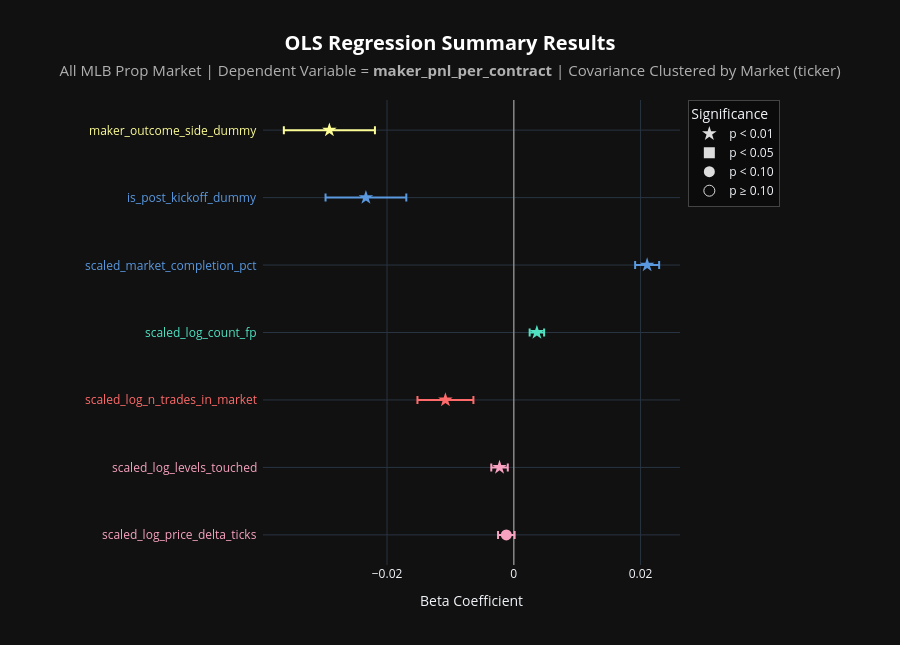

Notebook code for this chart:
### Code cell
# Regression Analysis: Maker PnL
# Note, hover for regression details

graph_regression(
    df           = kalshi_df,
    graph_title  = "All MLB",
    side         = 'maker',
    n_req_trades = 500,
    show_const   = False
)

### Figure 1 — Plotly figure (JSON) as saved in the notebook; plotly's stock layout.template omitted (floating-point values rounded to 4 significant figures)
{"data": [{"customdata": [[0.07632, 0.000666, -1.772, 0.03523, 0.0005606, -2.106, 1.188, -0.002486, 0.0001249]], "error_x": {"array": [0.001305], "color": "#F7A2C0", "type": "data", "visible": true}, "hovertemplate": "<b>Independent Variable:</b> %{y}<br><b>Beta:</b> %{x:.4f}<br><b>95% CI:</b> [%{customdata[7]:.4f}, %{customdata[8]:.4f}]<br><br><b>Clustered (by ticker):</b><br>p-value: %{customdata[0]:.4f}<br>Std Error: %{customdata[1]:.4f}<br>t-statistic: %{customdata[2]:.2f}<br><br><b>Naive (non-clustered):</b><br>p-value: %{customdata[3]:.4f}<br>Std Error: %{customdata[4]:.4f}<br>t-statistic: %{customdata[5]:.2f}<br><br><b>SE inflation (clustered / naive):</b> %{customdata[6]:.2f}x<extra></extra>", "marker": {"color": "#F7A2C0", "size": 11, "symbol": "circle"}, "mode": "markers", "showlegend": false, "type": "scatter", "x": [-0.00118], "y": ["scaled_log_price_delta_ticks"]}, {"customdata": [[0.0007181, 0.0006648, -3.383, 7.164e-05, 0.0005663, -3.971, 1.174, -0.003552, -0.0009457]], "error_x": {"array": [0.001303], "color": "#F7A2C0", "type": "data", "visible": true}, "hovertemplate": "<b>Independent Variable:</b> %{y}<br><b>Beta:</b> %{x:.4f}<br><b>95% CI:</b> [%{customdata[7]:.4f}, %{customdata[8]:.4f}]<br><br><b>Clustered (by ticker):</b><br>p-value: %{customdata[0]:.4f}<br>Std Error: %{customdata[1]:.4f}<br>t-statistic: %{customdata[2]:.2f}<br><br><b>Naive (non-clustered):</b><br>p-value: %{customdata[3]:.4f}<br>Std Error: %{customdata[4]:.4f}<br>t-statistic: %{customdata[5]:.2f}<br><br><b>SE inflation (clustered / naive):</b> %{customdata[6]:.2f}x<extra></extra>", "marker": {"color": "#F7A2C0", "size": 11, "symbol": "star"}, "mode": "markers", "showlegend": false, "type": "scatter", "x": [-0.002249], "y": ["scaled_log_levels_touched"]}, {"customdata": [[1.666e-06, 0.002252, -4.79, 0, 0.0002519, -42.83, 8.941, -0.0152, -0.006374]], "error_x": {"array": [0.004414], "color": "#FF6B6B", "type": "data", "visible": true}, "hovertemplate": "<b>Independent Variable:</b> %{y}<br><b>Beta:</b> %{x:.4f}<br><b>95% CI:</b> [%{customdata[7]:.4f}, %{customdata[8]:.4f}]<br><br><b>Clustered (by ticker):</b><br>p-value: %{customdata[0]:.4f}<br>Std Error: %{customdata[1]:.4f}<br>t-statistic: %{customdata[2]:.2f}<br><br><b>Naive (non-clustered):</b><br>p-value: %{customdata[3]:.4f}<br>Std Error: %{customdata[4]:.4f}<br>t-statistic: %{customdata[5]:.2f}<br><br><b>SE inflation (clustered / naive):</b> %{customdata[6]:.2f}x<extra></extra>", "marker": {"color": "#FF6B6B", "size": 11, "symbol": "star"}, "mode": "markers", "showlegend": false, "type": "scatter", "x": [-0.01079], "y": ["scaled_log_n_trades_in_market"]}, {"customdata": [[3.796e-10, 0.000582, 6.262, 2.258e-52, 0.0002393, 15.23, 2.432, 0.002504, 0.004785]], "error_x": {"array": [0.001141], "color": "#50E3C2", "type": "data", "visible": true}, "hovertemplate": "<b>Independent Variable:</b> %{y}<br><b>Beta:</b> %{x:.4f}<br><b>95% CI:</b> [%{customdata[7]:.4f}, %{customdata[8]:.4f}]<br><br><b>Clustered (by ticker):</b><br>p-value: %{customdata[0]:.4f}<br>Std Error: %{customdata[1]:.4f}<br>t-statistic: %{customdata[2]:.2f}<br><br><b>Naive (non-clustered):</b><br>p-value: %{customdata[3]:.4f}<br>Std Error: %{customdata[4]:.4f}<br>t-statistic: %{customdata[5]:.2f}<br><br><b>SE inflation (clustered / naive):</b> %{customdata[6]:.2f}x<extra></extra>", "marker": {"color": "#50E3C2", "size": 11, "symbol": "star"}, "mode": "markers", "showlegend": false, "type": "scatter", "x": [0.003645], "y": ["scaled_log_count_fp"]}, {"customdata": [[4.513e-105, 0.0009665, 21.77, 0, 0.0002745, 76.66, 3.521, 0.01915, 0.02293]], "error_x": {"array": [0.001894], "color": "#5A99E0", "type": "data", "visible": true}, "hovertemplate": "<b>Independent Variable:</b> %{y}<br><b>Beta:</b> %{x:.4f}<br><b>95% CI:</b> [%{customdata[7]:.4f}, %{customdata[8]:.4f}]<br><br><b>Clustered (by ticker):</b><br>p-value: %{customdata[0]:.4f}<br>Std Error: %{customdata[1]:.4f}<br>t-statistic: %{customdata[2]:.2f}<br><br><b>Naive (non-clustered):</b><br>p-value: %{customdata[3]:.4f}<br>Std Error: %{customdata[4]:.4f}<br>t-statistic: %{customdata[5]:.2f}<br><br><b>SE inflation (clustered / naive):</b> %{customdata[6]:.2f}x<extra></extra>", "marker": {"color": "#5A99E0", "size": 11, "symbol": "star"}, "mode": "markers", "showlegend": false, "type": "scatter", "x": [0.02104], "y": ["scaled_market_completion_pct"]}, {"customdata": [[7.067e-13, 0.00325, -7.178, 1.494e-231, 0.0007181, -32.49, 4.527, -0.0297, -0.01696]], "error_x": {"array": [0.006371], "color": "#5A99E0", "type": "data", "visible": true}, "hovertemplate": "<b>Independent Variable:</b> %{y}<br><b>Beta:</b> %{x:.4f}<br><b>95% CI:</b> [%{customdata[7]:.4f}, %{customdata[8]:.4f}]<br><br><b>Clustered (by ticker):</b><br>p-value: %{customdata[0]:.4f}<br>Std Error: %{customdata[1]:.4f}<br>t-statistic: %{customdata[2]:.2f}<br><br><b>Naive (non-clustered):</b><br>p-value: %{customdata[3]:.4f}<br>Std Error: %{customdata[4]:.4f}<br>t-statistic: %{customdata[5]:.2f}<br><br><b>SE inflation (clustered / naive):</b> %{customdata[6]:.2f}x<extra></extra>", "marker": {"color": "#5A99E0", "size": 11, "symbol": "star"}, "mode": "markers", "showlegend": false, "type": "scatter", "x": [-0.02333], "y": ["is_post_kickoff_dummy"]}, {"customdata": [[2.072e-15, 0.003666, -7.937, 0, 0.0005959, -48.83, 6.152, -0.03628, -0.02191]], "error_x": {"array": [0.007185], "color": "#FDFD96", "type": "data", "visible": true}, "hovertemplate": "<b>Independent Variable:</b> %{y}<br><b>Beta:</b> %{x:.4f}<br><b>95% CI:</b> [%{customdata[7]:.4f}, %{customdata[8]:.4f}]<br><br><b>Clustered (by ticker):</b><br>p-value: %{customdata[0]:.4f}<br>Std Error: %{customdata[1]:.4f}<br>t-statistic: %{customdata[2]:.2f}<br><br><b>Naive (non-clustered):</b><br>p-value: %{customdata[3]:.4f}<br>Std Error: %{customdata[4]:.4f}<br>t-statistic: %{customdata[5]:.2f}<br><br><b>SE inflation (clustered / naive):</b> %{customdata[6]:.2f}x<extra></extra>", "marker": {"color": "#FDFD96", "size": 11, "symbol": "star"}, "mode": "markers", "showlegend": false, "type": "scatter", "x": [-0.0291], "y": ["maker_outcome_side_dummy"]}, {"hoverinfo": "skip", "marker": {"color": "#dddddd", "size": 11, "symbol": "star"}, "mode": "markers", "name": "p < 0.01", "showlegend": true, "type": "scatter", "x": [null], "y": [null]}, {"hoverinfo": "skip", "marker": {"color": "#dddddd", "size": 11, "symbol": "square"}, "mode": "markers", "name": "p < 0.05", "showlegend": true, "type": "scatter", "x": [null], "y": [null]}, {"hoverinfo": "skip", "marker": {"color": "#dddddd", "size": 11, "symbol": "circle"}, "mode": "markers", "name": "p < 0.10", "showlegend": true, "type": "scatter", "x": [null], "y": [null]}, {"hoverinfo": "skip", "marker": {"color": "#dddddd", "size": 11, "symbol": "circle-open"}, "mode": "markers", "name": "p ≥ 0.10", "showlegend": true, "type": "scatter", "x": [null], "y": [null]}], "layout": {"annotations": [{"font": {"color": "#F7A2C0", "size": 12}, "showarrow": false, "text": "scaled_log_price_delta_ticks", "x": -0.01, "xanchor": "right", "xref": "paper", "y": "scaled_log_price_delta_ticks", "yanchor": "middle", "yref": "y"}, {"font": {"color": "#F7A2C0", "size": 12}, "showarrow": false, "text": "scaled_log_levels_touched", "x": -0.01, "xanchor": "right", "xref": "paper", "y": "scaled_log_levels_touched", "yanchor": "middle", "yref": "y"}, {"font": {"color": "#FF6B6B", "size": 12}, "showarrow": false, "text": "scaled_log_n_trades_in_market", "x": -0.01, "xanchor": "right", "xref": "paper", "y": "scaled_log_n_trades_in_market", "yanchor": "middle", "yref": "y"}, {"font": {"color": "#50E3C2", "size": 12}, "showarrow": false, "text": "scaled_log_count_fp", "x": -0.01, "xanchor": "right", "xref": "paper", "y": "scaled_log_count_fp", "yanchor": "middle", "yref": "y"}, {"font": {"color": "#5A99E0", "size": 12}, "showarrow": false, "text": "scaled_market_completion_pct", "x": -0.01, "xanchor": "right", "xref": "paper", "y": "scaled_market_completion_pct", "yanchor": "middle", "yref": "y"}, {"font": {"color": "#5A99E0", "size": 12}, "showarrow": false, "text": "is_post_kickoff_dummy", "x": -0.01, "xanchor": "right", "xref": "paper", "y": "is_post_kickoff_dummy", "yanchor": "middle", "yref": "y"}, {"font": {"color": "#FDFD96", "size": 12}, "showarrow": false, "text": "maker_outcome_side_dummy", "x": -0.01, "xanchor": "right", "xref": "paper", "y": "maker_outcome_side_dummy", "yanchor": "middle", "yref": "y"}], "height": 645, "legend": {"bgcolor": "rgba(0,0,0,0.35)", "bordercolor": "#444444", "borderwidth": 1, "title": {"text": "Significance"}, "x": 1.02, "xanchor": "left", "y": 1, "yanchor": "top"}, "margin": {"l": 263, "r": 220}, "paper_bgcolor": "#111111", "plot_bgcolor": "#111111", "title": {"font": {"color": "#ffffff", "size": 20}, "text": "<b>OLS Regression Summary Results</b><br><span style='font-size: 15px; color: #b0b0b0;'>All MLB Prop Market | Dependent Variable = <b>maker_pnl_per_contract</b> | Covariance Clustered by Market (ticker)</span>", "x": 0.5, "xanchor": "center"}, "xaxis": {"title": {"text": "Beta Coefficient"}, "zeroline": true, "zerolinecolor": "#888888", "zerolinewidth": 1.5}, "yaxis": {"showticklabels": false, "title": {}}}}
